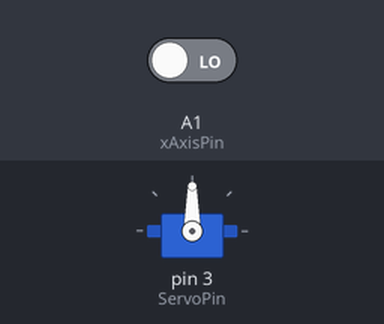
Bench run of a sketch on a simulated Arduino Uno, built with avr-gcc and run on an emulated ATmega328P. Parts: servo. Inputs (shaded band) come from the test bench; at power-on: A1 (xAxisPin) LOW.

Above: at 1.2 s.
1.3 s: A1 (xAxisPin) driven HIGH
At 2.2 s:
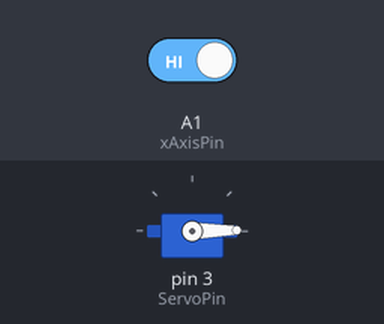
Timing chart, 0 to 4.3 s (numbered marks = the images above; inputs shaded):
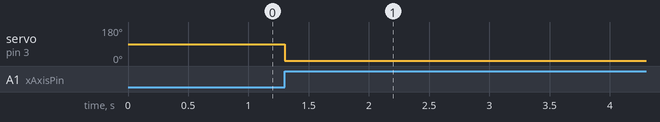

Measured:
- after the input at 1.3 s, servo on pin 3 (ServoPin): 90° → 1° at once

The sketch:

JoystickServo.ino
```cpp
// This program will control a servo with a joystick
#include <Servo.h>

Servo servo;

int ServoPin = 3;
int xAxisPin = A1;
int pos = 0;

void setup() {
  servo.attach(ServoPin);
  Serial.begin(9600);
  pinMode(xAxisPin, INPUT);

}

void loop() {
  if (digitalRead(xAxisPin) > 0){
    servo.write(pos + 1);
  }
  if (digitalRead(xAxisPin) < 0){
    servo.write(pos - 1);
  }

}
```
